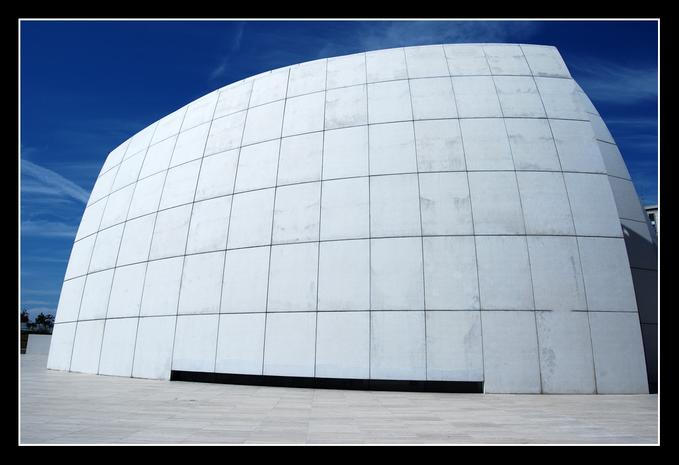
//> input picture Images4/Building1.bmp, 679 x 465 px
$ ./3   (built with g++ and OpenCV 4)
//> lines starting //> are read from the running program, lines starting //| are printed output that depends on the picture; after the words box and inside, x2 and y2 are one past the last pixel; in counts of white or black regions, pixels touching at a corner belong together
#include<iostream>
#include<opencv2/opencv.hpp>
#include<math.h>

#define PI 3.141592653
#define N 8

using namespace std;
using namespace cv;

double alpha(int i)
{
	if (i == 0)
		return (1 / sqrt(2));
	return 1;
}

//cosine values
float cosineY(int i, int x)
{
	return cos((2 * x + 1) * i * PI) / (2 * 8);
}

float cosineX(int j, int y)
{
	return cos((2 * y + 1) * j * PI) / (2 * 2);
}

//Displays image and saves the image to disk
void printImage(Mat src_image, string filename)
{
	namedWindow(filename, CV_WINDOW_AUTOSIZE);
	imshow(filename, src_image);
	waitKey();
	imwrite("E:/Assignment 3 outputs/"+filename, src_image);
	cvDestroyAllWindows();
}

//IDCT
Mat IDCTImage(Mat src_image)
{
	int height = src_image.rows - (src_image.rows % 8);
	int width = src_image.cols - (src_image.cols % 8);
	float temp;
	//Mat dst_image(src_image.rows, src_image.cols, src_image.type());
	Mat dst_image = src_image.clone();

	for (int m = 0; m < height; m += 8)
	{	//These two loops divide the image into 8x8 blocks
		for (int n = 0; n < width; n += 8)
		{
			for (int i = m; i < m + 8; i++)
			{
				for (int j = n; j < n + 8; j++)
				{
					temp = 0.0;
					for (int x = m; x < m + 8; x++)
					{
						for (int y = n; y < n + 8; y++)				//These four loops calculate the IDCT coefficients for each 8x8 block
						{
							temp += (src_image.at<Vec3b>(x, y)[2]) *
								(cos((((2 * x) + 1)) * ((i * PI)) / (2 * 8))) *
								(cos((((2 * y) + 1)) * ((j * PI)) / (2 * 8))) *
								(alpha(x) * alpha(y));			//Formula IDCT
						}
					}

					dst_image.at<Vec3b>(i, j)[2] = int(temp);				//Assign IDCT coefficient to each intensity pixel

				}
			}
		}
	}

	return dst_image;
}

//Keep the first 9 frequency coefficients
Mat DCComponent_nine(Mat src_image)
{
	int height = src_image.rows - (src_image.rows % 8);
	int width = src_image.cols - (src_image.cols % 8);
	Mat dst_image = src_image.clone();


	for (int m = 0; m < height; m += 8)
	{
		for (int n = 0; n < width; n += 8)
		{
			for (int i = m; i < m + 8; i++)
			{
				for (int j = n; j < n + 8; j++)
				{
					if (i == m && j == n)
					{
						dst_image.at<Vec3b>(i, j)[2] = dst_image.at<Vec3b>(i, j)[2];
					}
					else if(i == m && j == n+1)
					{
						dst_image.at<Vec3b>(i, j)[2] = dst_image.at<Vec3b>(i, j)[2];
					}
					else if (i == m && j == n + 2)
					{
						dst_image.at<Vec3b>(i, j)[2] = dst_image.at<Vec3b>(i, j)[2];
					}
					else if (i == m && j == n + 3)
					{
						dst_image.at<Vec3b>(i, j)[2] = dst_image.at<Vec3b>(i, j)[2];
					}
					else if (i == m + 1 && j == n)
					{
						dst_image.at<Vec3b>(i, j)[2] = dst_image.at<Vec3b>(i, j)[2];
					}
					else if (i == m + 1 && j == n+1)
					{
						dst_image.at<Vec3b>(i, j)[2] = dst_image.at<Vec3b>(i, j)[2];
					}
					else if (i == m + 1 && j == n+2)
					{
						dst_image.at<Vec3b>(i, j)[2] = dst_image.at<Vec3b>(i, j)[2];
					}
					else if (i == m + 2 && j == n)
					{
						dst_image.at<Vec3b>(i, j)[2] = dst_image.at<Vec3b>(i, j)[2];
					}
					else if (i == m + 2 && j == n + 1)
					{
						dst_image.at<Vec3b>(i, j)[2] = dst_image.at<Vec3b>(i, j)[2];
					}
					else
					{
						dst_image.at<Vec3b>(i, j)[2] = 0;
					}

				}
			}
		}
	}
	return dst_image;
}

//Keeps the DC frequency component
Mat DCComponent(Mat src_image)
{
	int height = src_image.rows - (src_image.rows % 8);
	int width = src_image.cols - (src_image.cols % 8);

	Mat dst_image = src_image.clone();

	for (int m = 0; m < height; m += 8)
	{
		for (int n = 0; n < width; n += 8)
		{
			for (int i = m; i < m + 8; i++)
			{
				for (int j = n; j < n + 8; j++)
				{
					if (i == m && j == n)
					{
						//Do nothing
					}
					else
					{
						dst_image.at<Vec3b>(i, j)[2] = 0;
					}

				}
			}
		}
	}
	return dst_image;
}

//DCT
Mat DCTImage(Mat src_image)
{
	int height = src_image.rows - (src_image.rows % 8);
	int width = src_image.cols - (src_image.cols % 8);
	float temp;
	Mat dst_image = src_image.clone();
	for (int m = 0; m < height; m += 8)
	{
		for (int n = 0; n < width; n += 8)					//These two loops divide the image into 8x8 blocks
		{
			for (int i = m; i < m + 8; i++)
			{
				for (int j = n; j < n + 8; j++)
				{
					temp = 0.0;
					for (int x = m; x < m + 8; x++)
					{
						for (int y = n; y < n + 8; y++)				//These four loops calculate the DCT coefficients for each 8x8 block
						{
							temp += (src_image.at<Vec3b>(x, y)[2]) *
								(cos((((2 * x) + 1)) * ((i * PI)) / (2 * 8))) *
								(cos((((2 * y) + 1)) * ((j * PI)) / (2 * 8)));			//Formula DCT
						}
					}
					temp *= ((1 / sqrt(2 * 8))) * (alpha(i) * alpha(j));
					dst_image.at<Vec3b>(i, j)[2] = int(temp);				//Assign DCT coefficient to each intensity pixel in I
				}

			}
		}
	}
	return dst_image;
}

//RGB to HSI
Mat toHSI(Mat src_image)
{
	Mat hsi_image(src_image.rows, src_image.cols, src_image.type());

	float red, green, blue, hue, sat, in;

	for (int i = 0; i < src_image.rows; i++)
	{
		for (int j = 0; j < src_image.cols; j++)
		{
			blue = src_image.at<Vec3b>(i, j)[0];			//blue channel
			green = src_image.at<Vec3b>(i, j)[1];			//green channel
			red = src_image.at<Vec3b>(i, j)[2];				//red channel

			in = (blue + green + red) / 3;			//intensity value

			int min_value = 0;
			min_value = std::min(red, std::min(blue, green));
			sat = 1 - 3 * (min_value / (blue + green + red));		// saturation value
			if (sat < 0.00001)
			{
				sat = 0;
			}
			else if (sat > 0.99999)
			{
				sat = 1;
			}

			if (sat != 0)
			{
				//hue value
				hue = 0.5 * ((red - green) + (red - blue)) / sqrt(((red - green)*(red - green)) + ((red - blue)*(green - blue)));
				hue = acos(hue);

				if (blue <= green)
				{
					hue = hue;
				}
				else
				{
					hue = ((360 * 3.14159265) / 180.0) - hue;
				}
			}

			//hsi_image.at<Vec3b>(i, j)[0] = (hue * 180) / 3.14159265;
			//hsi_image.at<Vec3b>(i, j)[1] = sat * 100;
			hsi_image.at<Vec3b>(i, j)[2] = in;
		}

	}

	namedWindow("RGB image", CV_WINDOW_AUTOSIZE);
	imshow("RGB image", src_image);

	namedWindow("HSI image", CV_WINDOW_AUTOSIZE);
	imshow("HSI image", hsi_image);

	waitKey(0);

	cvDestroyAllWindows();
	return hsi_image;

}

int main(int argc, char *argv[])
{
	string filename;
	cout << "Enter image name with full path " << endl;
	cin >> filename;
//> the answer given: ../Images4/Building1.bmp
	Mat src_image = imread(filename, 1);
//> src_image is the input picture: 465 rows x 679 cols, CV_8UC3; mean B, G, R 165.6, 147.6, 133.2


	/*Mat src_image = imread(argv[1], 1);		//image in RGB
*/	Mat i_image;
	float temp;
	int ch;


	i_image = toHSI(src_image);				// RGB to HSI
//> after the loop in toHSI, `for (int i = 0; i < src_image.rows; i++)`:
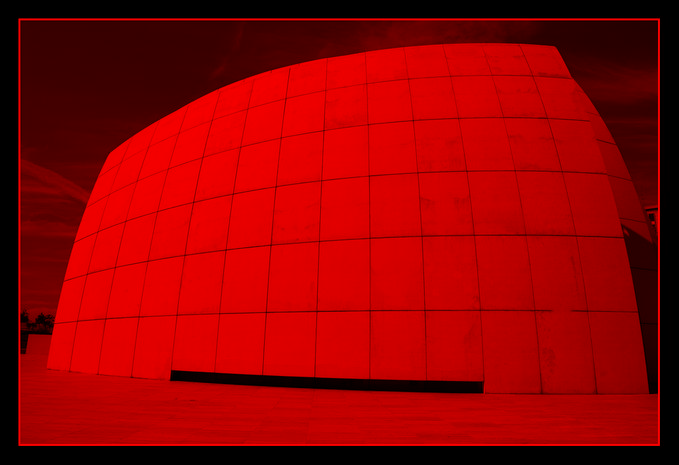
//> hsi_image: 465 rows x 679 cols, CV_8UC3; mean B, G, R 0, 0, 148.4
//> after the loop in toHSI, `for (int i = 0; i < src_image.rows; i++)`: blue = 0; sat = nan
	Mat F;
	F = DCTImage(i_image);
//> the loop in DCTImage, `for (int m = 0; m < height; m += 8)` made 58 passes
//> temp on passes 1 to 12: 0, 0, 0.252, 0.356, 0.0478, 0.204, -4.53e-08, 2.47e-07, -0.0406, -3.03e-07, -6.43e-08, -0.204
//> after the loop in DCTImage, `for (int m = 0; m < height; m += 8)`:
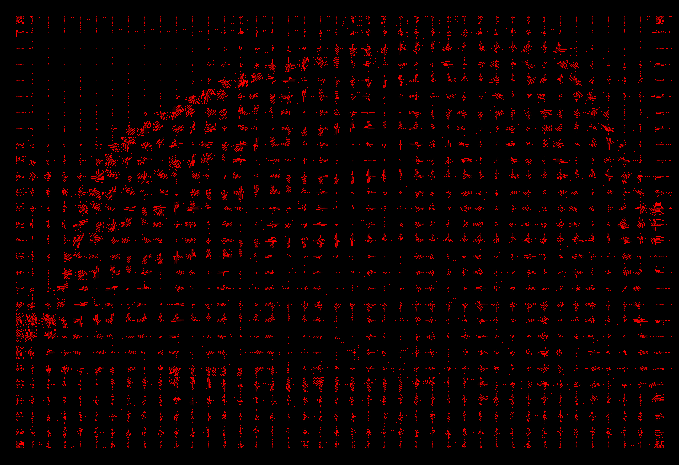
//> dst_image: 465 rows x 679 cols, CV_8UC3; mean B, G, R 0, 0, 11.9
//> after the loop in DCTImage, `for (int m = 0; m < height; m += 8)`: temp = 0

	//printImage(F, "F Image.bmp");		//DCT coefficients
	imshow("F Image.bmp", F);
	Mat D1;

	D1 = DCComponent(F);				//Keep DC component
//> after the loop in DCComponent, `for (int m = 0; m < height; m += 8)`:
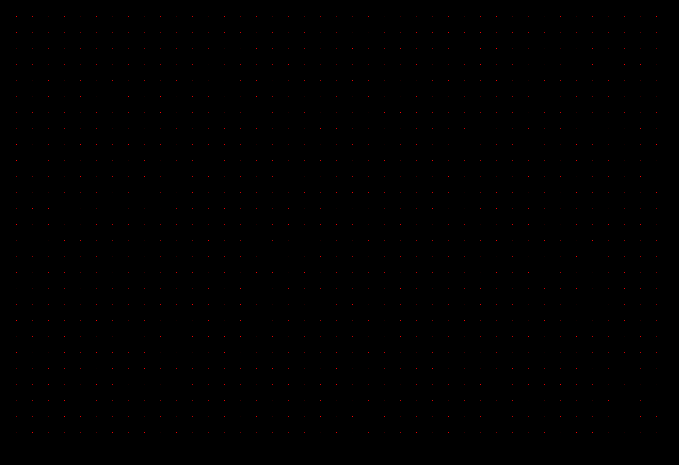
//> dst_image: 465 rows x 679 cols, CV_8UC3; 9.02% of pixels changed, all inside (x1, y1, x2, y2) = (16, 16, 672, 448)
	printImage(D1, "D1 Image.bmp");

	Mat R1;
	R1 = IDCTImage(D1);
//> after the loop in IDCTImage, `for (int m = 0; m < height; m += 8)`:
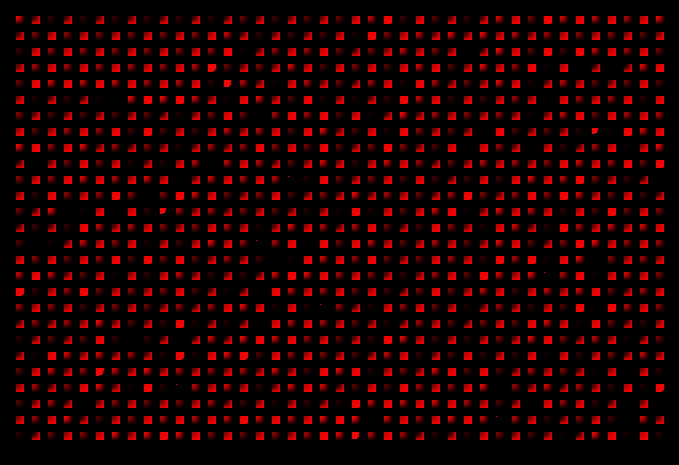
//> dst_image: 465 rows x 679 cols, CV_8UC3; mean B, G, R 0, 0, 28.1
	printImage(R1, "R1 Image.bmp");

	Mat D2;
	D2 = DCComponent_nine(F);
//> after the loop in DCComponent_nine, `for (int m = 0; m < height; m += 8)`:
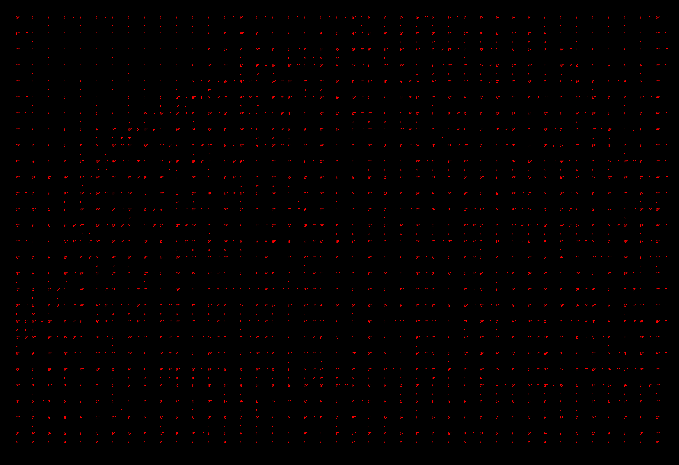
//> dst_image: 465 rows x 679 cols, CV_8UC3; 7.1% of pixels changed, all inside (x1, y1, x2, y2) = (16, 16, 672, 448)
	printImage(D2, "D2 Image.bmp");

	Mat R2;
	R2 = IDCTImage(D2);
//> the loop in IDCTImage (call 2), `for (int m = 0; m < height; m += 8)` made 58 passes
//> temp on passes 1 to 12: 0, 0, 0.114, 0, -41.36, 0, 37.3, 0, -41.36, 0, 0.2, 0
//> after the loop in IDCTImage (call 2), `for (int m = 0; m < height; m += 8)`:
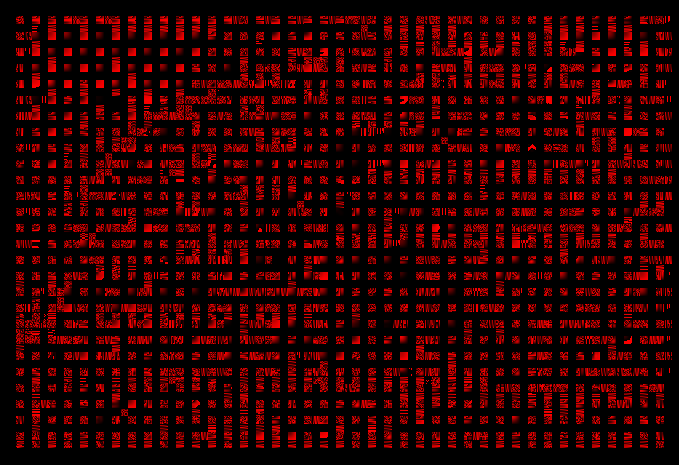
//> dst_image: 465 rows x 679 cols, CV_8UC3; mean B, G, R 0, 0, 42.1
	printImage(R2, "R2 Image.bmp");

	//Mat OriginalImage;
	//OriginalImage = IDCTImage(F);
	//printImage(OriginalImage, "Original Image.bmp");

	return 0;

}

$ run again, on Images4/Disk.bmp
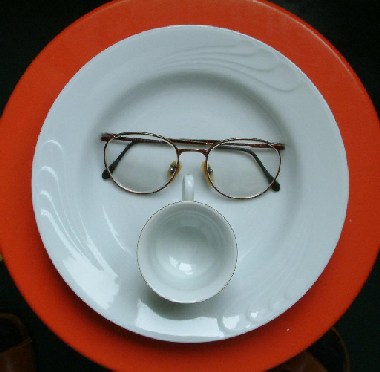
//> input picture Images4/Disk.bmp, 380 x 372 px
//> src_image is the input picture: 372 rows x 380 cols, CV_8UC3; mean B, G, R 104.4, 110.3, 133.9
//> the loop in toHSI, `for (int i = 0; i < src_image.rows; i++)` made 372 passes
//> (blue, green, red, in, sat, hue) on passes 1 to 3: (2, 8, 3, 4.33, 0.538, 1.94), (2, 8, 3, 4.33, 0.538, 1.94), (0, 5, 0, 1.67, 1, 2.09)
//> after the loop in toHSI, `for (int i = 0; i < src_image.rows; i++)`:
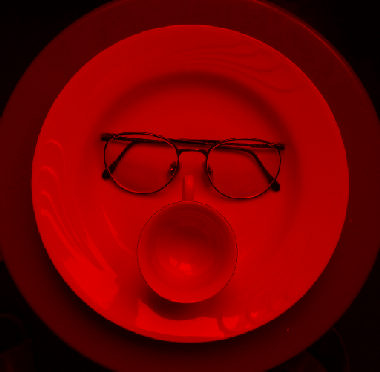
//> hsi_image: 372 rows x 380 cols, CV_8UC3; mean B, G, R 0, 0, 115.9
//> after the loop in toHSI, `for (int i = 0; i < src_image.rows; i++)`: blue = 8; green = 13; red = 4; in = 8.33; sat = 0.52; hue = 2.55
//> the loop in DCTImage, `for (int m = 0; m < height; m += 8)` made 46 passes
//> temp on passes 1 to 8: 0.307, 0.289, -0.114, -0.728, -0.619, -1.12, 1.25, -0.357
//> after the loop in DCTImage, `for (int m = 0; m < height; m += 8)`: temp = -0.152
//> the loop in IDCTImage, `for (int m = 0; m < height; m += 8)` made 46 passes
//> temp on passes 1 to 8: -5.81, 0, 1.87, 0, -7.73, 0, 2.63, 0
//> after the loop in IDCTImage, `for (int m = 0; m < height; m += 8)`: temp = 0
//> the loop in IDCTImage (call 2), `for (int m = 0; m < height; m += 8)` made 46 passes
//> temp on passes 1 to 8: 98, 75.74, -64.25, -76.43, 69.03, -27.64, -72.01, -77.69
//> after the loop in IDCTImage (call 2), `for (int m = 0; m < height; m += 8)`:
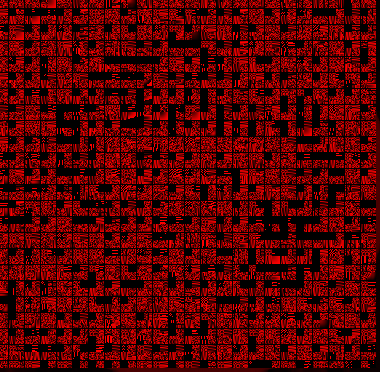
//> dst_image: 372 rows x 380 cols, CV_8UC3; mean B, G, R 0, 0, 88.4
//> after the loop in IDCTImage (call 2), `for (int m = 0; m < height; m += 8)`: temp = 0.354

$ run again, on Images4/basel2-size-500-757.bmp
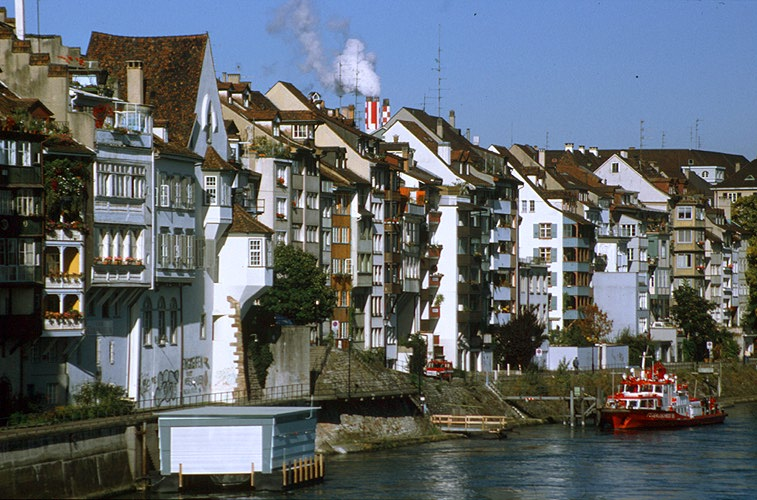
//> input picture Images4/basel2-size-500-757.bmp, 757 x 500 px
//> src_image is the input picture: 500 rows x 757 cols, CV_8UC3; mean B, G, R 107.3, 102.9, 96.6
//> the loop in toHSI, `for (int i = 0; i < src_image.rows; i++)` made 500 passes
//> (blue, green, red, in, sat, hue) on passes 1 to 3: (191, 133, 98, 140.7, 0.303, 3.81), (195, 137, 102, 144.7, 0.295, 3.81), (197, 139, 104, 146.7, 0.291, 3.81)
//> after the loop in toHSI, `for (int i = 0; i < src_image.rows; i++)`:
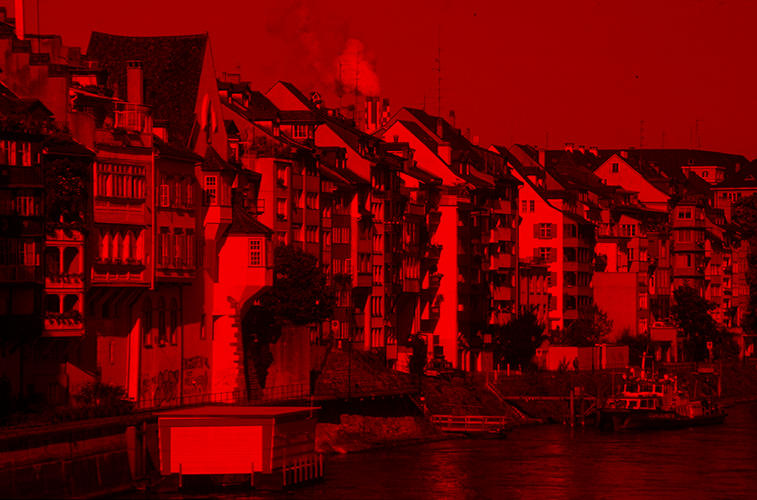
//> hsi_image: 500 rows x 757 cols, CV_8UC3; mean B, G, R 0, 0, 101.9
//> after the loop in toHSI, `for (int i = 0; i < src_image.rows; i++)`: blue = 89; green = 71; red = 42; in = 67.33; sat = 0.376; hue = 3.53
//> the loop in DCTImage, `for (int m = 0; m < height; m += 8)` made 62 passes
//> temp on passes 1 to 8: -0.628, -0.000143, 0.336, -0.156, -0.0406, 7.02e-05, -0.744, 0.0231
//> after the loop in DCTImage, `for (int m = 0; m < height; m += 8)`: temp = 8.66
//> after the loop in IDCTImage, `for (int m = 0; m < height; m += 8)`: temp = 0
//> the loop in IDCTImage (call 2), `for (int m = 0; m < height; m += 8)` made 62 passes
//> temp on passes 1 to 8: 0.215, 0, 0, 0, 0, 0, 0, 0
//> after the loop in IDCTImage (call 2), `for (int m = 0; m < height; m += 8)`:
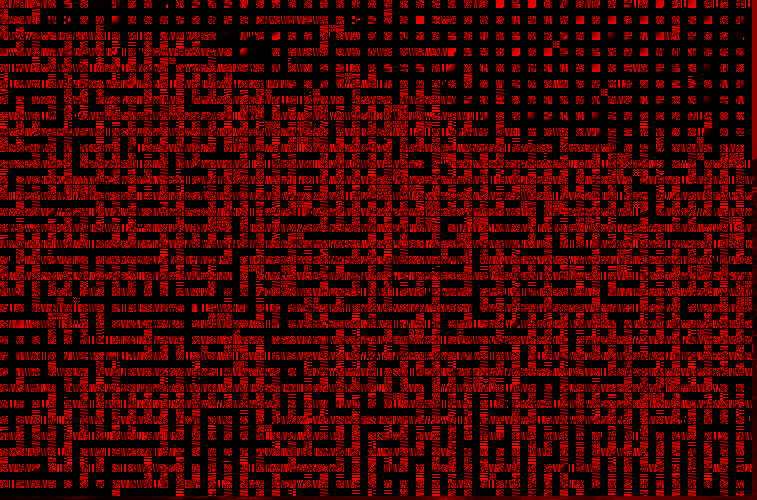
//> dst_image: 500 rows x 757 cols, CV_8UC3; mean B, G, R 0, 0, 68.5
